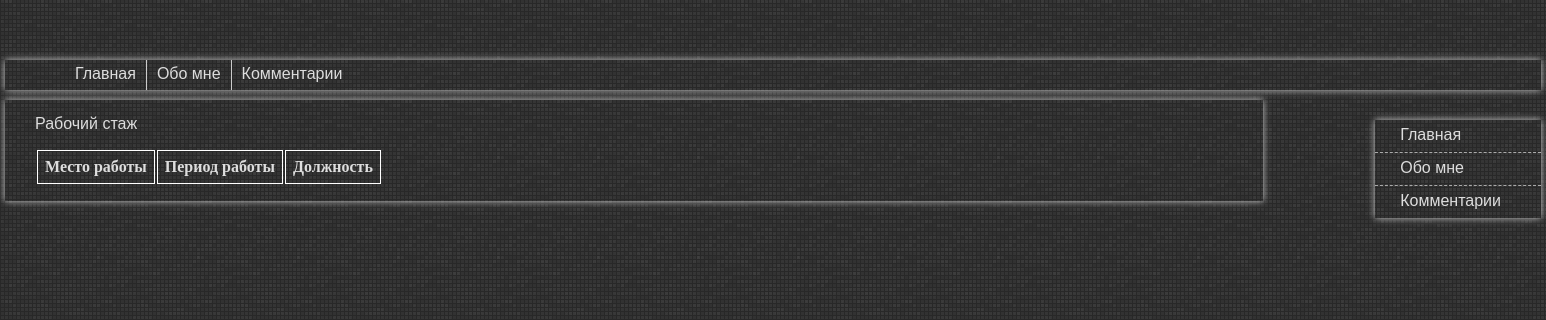
/?page=about_me, run on an earlier commit of the app's database.
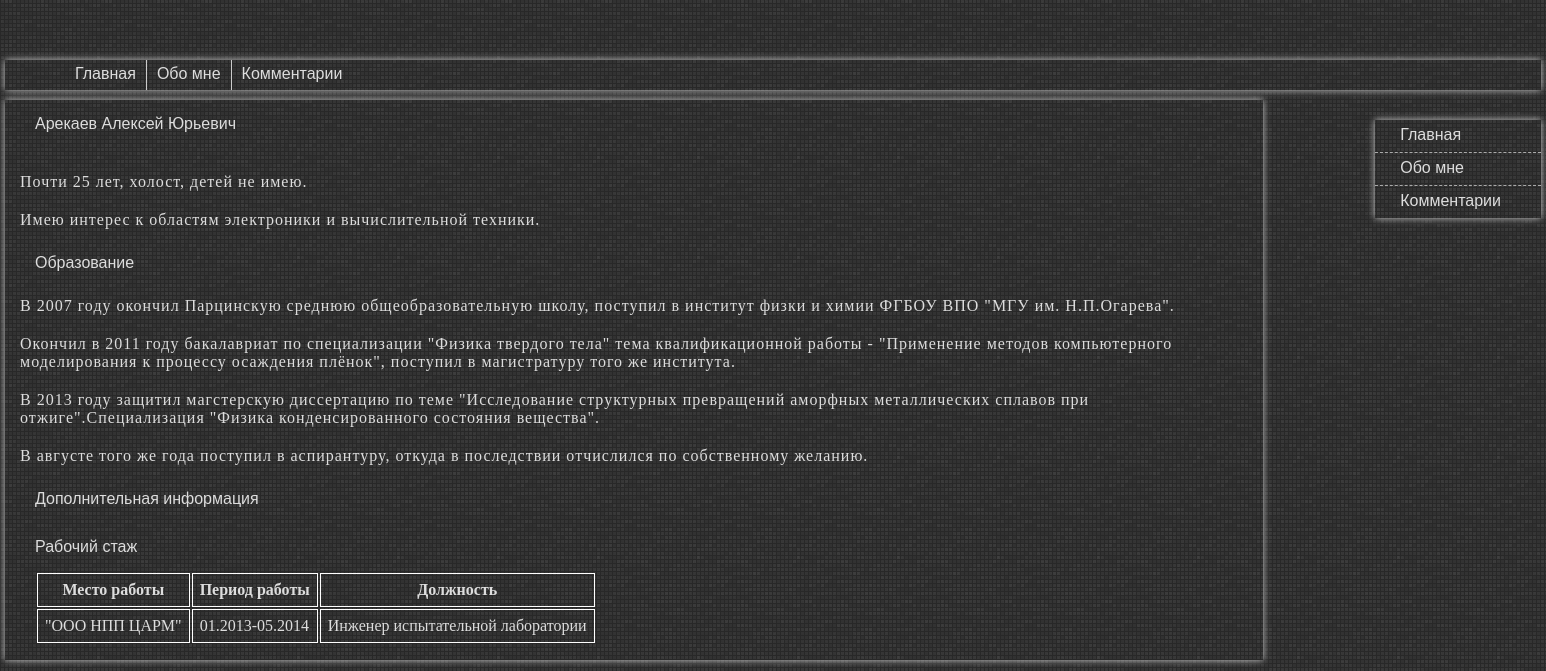
And on a later commit of the database.
### tables this page shows
CREATE TABLE IF NOT EXISTS `pages` (
  `id` int(11) NOT NULL AUTO_INCREMENT,
  `title1` varchar(100) NOT NULL,
  `title2` varchar(100) NOT NULL,
  `article` text NOT NULL,
  `full_name` varchar(100) NOT NULL,
  `person_desc` text NOT NULL,
  `education` text NOT NULL,
  `add_info` text NOT NULL,
  `org` varchar(100) NOT NULL,
  `period` varchar(50) NOT NULL,
  `post` varchar(100) NOT NULL,
  PRIMARY KEY (`id`)
);

### index.php (called while the page is built)
<?php
require_once("route.php");
require_once("model/model.php");
require_once("view/template.php");
?>

### database.php (called while the page is built, shortened)
<?php
class Database
{
    static function query($query)
    {
        $mysqli = new mysqli("localhost", "presentation", "presentation", "presentation_site");
        $tableQuery = $mysqli->query($query);
        return $tableQuery;
    }
}
?>

### model/model.php (called while the page is built, shortened)
<?php
require_once("database.php");
class Model
{
    static function readPersonInfo()
    {
        $result = Database::query("SELECT * FROM pages");
        $person = array();
        while ($obj = $result->fetch_object()) {
            $person[$obj->id] = $obj;
        }
        return $person;
    }
    static function readWork()
    {
        $result = Database::query("SELECT * FROM pages");
        $work = array();
        while ($obj = $result->fetch_object()) {
            $work[$obj->id] = $obj;
        }
        return $work;
    }
}
?>

### view/pages/about_me_view.php (the view, shortened to what this page needs)
<?php $person = Model::readPersonInfo();
$work = Model::readWork(); ?>
<div class="content border">
    <?php foreach ($person as $item): ?>
        <h2 id="padding-more"><?php echo $item->full_name; ?></h2>
        <?php if (!empty($item->person_desc)): ?>
            <p><?php echo $item->person_desc; ?></p>
        <?php endif; ?>
        <?php if (!empty($item->education)): ?>
            <h2>Образование</h2>
            <p>
                <?php echo $item->education; ?>
            </p>
        <?php endif; ?>
        <h2>Дополнительная информация</h2>
    <?php endforeach; ?>
    <h2>Рабочий стаж</h2>
    <table>
        <tr>
            <th class="table-border font-tnr bold">Место работы</th>
            <th class="table-border font-tnr bold">Период работы</th>
            <th class="table-border font-tnr bold">Должность</th>
        </tr>
        <?php foreach ($work as $item): ?>
            <tr>
                <td class="table-border font-tnr"><?php echo $item->org; ?></td>
                <td class="table-border font-tnr"><?php echo $item->period; ?></td>
                <td class="table-border font-tnr"><?php echo $item->post; ?></td>
            </tr>
        <?php endforeach; ?>
    </table>
</div>

### view/template.php (shortened to what this page needs)
<!doctype HTML>
<html>
<head>
    <link rel="stylesheet" href="../css/style.css">
</head>
<body class="font-arial">
<div class="wrapper">
    <header class="border">
        <ul>
            <li class="inline-left padding-li partition-solid margin-headerli"><a href="/">Главная</a></li>
            <li class="inline-left padding-li partition-solid"><a href="/?page=about_me">Обо мне</a></li>
            <li class="inline-left padding-li"><a href="/?page=comment">Комментарии</a></li>
        </ul>
    </header>
    <div class="main">
        <aside class="sidebar-right border">
            <ul>
                <li class="partition-dashed"><a href="/">Главная</a></li>
                <li class="partition-dashed"><a href="/?page=about_me">Обо мне</a></li>
                <li><a href="/?page=comment">Комментарии</a></li>
            </ul>
        </aside>
        <?php Route::renderContent(); ?>
    </div>
</div>
</body>
</html>

### route.php
<?php
class Route
{
    static function renderContent()
    {
        if (isset($_GET['page'])) {
            $file = "view/pages/" . $_GET['page'] . "_view.php";
            if (file_exists($file)) {
                require_once($file);
            } else {
                echo "404. File not found";
            }
        } else {
            require_once("view/pages/mainpage_view.php");
        }
    }
}
?>

### css/style.css (style rules this page uses)
* { margin: 0; padding: 0; color: #ddd; }
html, body, .wrapper { height: 100%; }
body { background-image: url(/img/bg.png); }
header { margin-top: 60px; height: 30px; }
ul { list-style-type: none; }
ul li { height: 20px; width: auto; }
a { text-decoration: none; }
table { padding-left: 15px; padding-bottom: 15px; }
table tr th, table tr td { padding: 7px; }
header ul li { padding: 5px 10px; }
.inline-left { float: left; }
.border { box-shadow: 0 0 7px #ccc; }
.partition-solid { border-right: 1px solid #ccc; }
.partition-dashed { border-bottom: 1px dashed #aaa; }
.margin-headerli { margin-left: 60px; }
.table-border { border: 1px solid #fff; }
.font-tnr, p { font: 1em Times New Roman; }
.font-arial { font: 1em Arial; }
.bold { font-weight: bold; }
.content { width: 1228px; height: 100%; margin: 0; padding: 0 15px; }
.content h2, .content h3 { font: 1em Arial; }
.content h2 { padding: 15px 0 15px 15px; }
.content p { padding: 10px 0; letter-spacing: 1px; }
.wrapper { width: 1536px; margin: 0 auto; }
.main { margin-top: 10px; }
.sidebar-right { margin-top: 20px; float: right; }
.sidebar-right ul li { padding: 6px 40px 6px 25px; }
#padding-more { padding-bottom: 30px; }

What changed in the data, as far as the page shows it:
added pages: full_name "Арекаев Алексей Юрьевич", person_desc "Почти 25 лет, холост, детей не имею. Имею интерес к областям электроники и вычислительной техники.", education "В 2007 году окончил Парцинскую среднюю общеобразовательную школу, поступил в институт физки и химии ФГБОУ ВПО \"МГУ им. Н.П.Огарева\". Окончил в 2011 году бакалавриат по специализации \"Физика твердого тела\" тема квалификационной работы - \"Применение методов компьютерного моделирования к процессу осаждения плёнок\", поступил в магистратуру того же института. В 2013 году защитил магстерскую диссертацию по теме \"Исследование структурных превращений аморфных металлических сплавов при отжиге\".Специализация \"Физика конденсированного состояния вещества\". В августе того же года поступил в аспирантуру, откуда в последствии отчислился по собственному желанию.", org "\"ООО НПП ЦАРМ\"", period "01.2013-05.2014", post "Инженер испытательной лаборатории"
